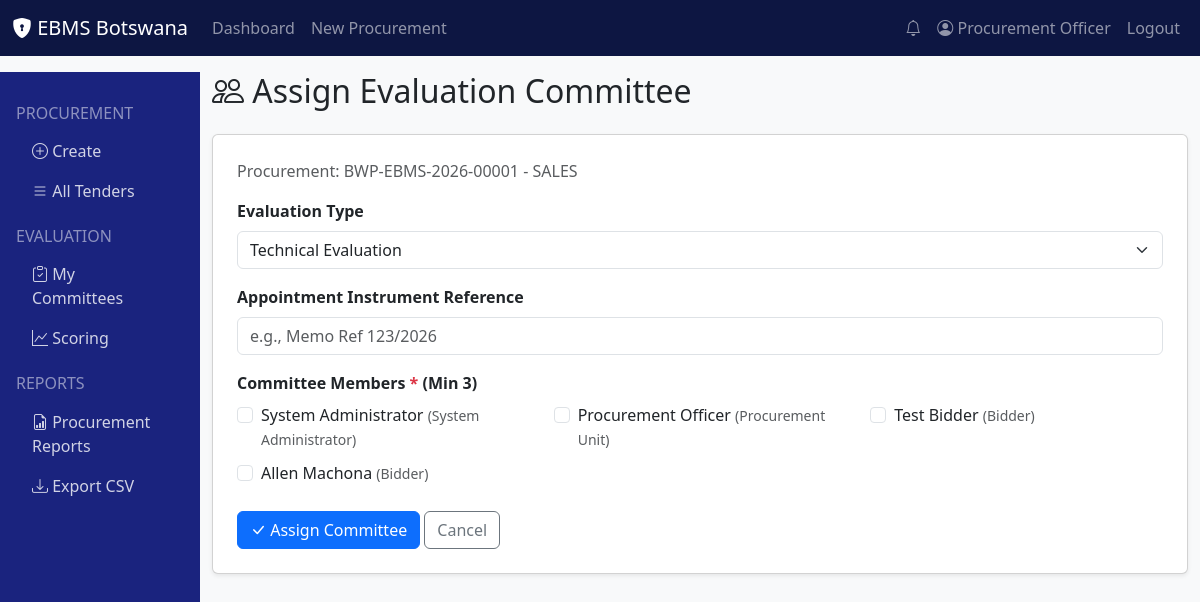
Screenshot of /committee/1/assign (signed in) with the database file from the repository.
### models/user.py (models this page shows, shortened)
class User(UserMixin, db.Model):
    __tablename__ = 'users'
    id = db.Column(db.Integer, primary_key=True)
    username = db.Column(db.String(80), unique=True, nullable=False, index=True)
    email = db.Column(db.String(120), unique=True, nullable=False, index=True)
    password_hash = db.Column(db.String(256), nullable=False)
    first_name = db.Column(db.String(100), nullable=False)
    last_name = db.Column(db.String(100), nullable=False)
    phone = db.Column(db.String(20))
    department = db.Column(db.String(100))
    is_active = db.Column(db.Boolean, default=True)
    is_verified = db.Column(db.Boolean, default=False)
    mfa_enabled = db.Column(db.Boolean, default=False)
    mfa_secret = db.Column(db.String(100))
    last_login = db.Column(db.DateTime)
    last_ip = db.Column(db.String(45))
    failed_logins = db.Column(db.Integer, default=0)
    locked_until = db.Column(db.DateTime)
    created_at = db.Column(db.DateTime, default=lambda: datetime.now(pytz.timezone('Africa/Gaborone')))
    updated_at = db.Column(db.DateTime, default=lambda: datetime.now(pytz.timezone('Africa/Gaborone')),
                          onupdate=lambda: datetime.now(pytz.timezone('Africa/Gaborone')))
    role_id = db.Column(db.Integer, db.ForeignKey('roles.id'))
    role = db.relationship('Role', back_populates='users')
    procurements = db.relationship('Procurement', foreign_keys='Procurement.created_by',
                                   back_populates='created_by_user', lazy='dynamic')
    committee_memberships = db.relationship('CommitteeMember', back_populates='user', lazy='dynamic')
    audit_logs = db.relationship('AuditLog', back_populates='user', lazy='dynamic')
    notifications = db.relationship('Notification', back_populates='user', lazy='dynamic')
    def get_full_name(self):
        return f"{self.first_name} {self.last_name}"
    def has_role(self, role_name):
        return self.role and self.role.name == role_name

### models/procurement.py (models this page shows, shortened)
class Procurement(db.Model):
    __tablename__ = 'procurements'
    id = db.Column(db.Integer, primary_key=True)
    tender_number = db.Column(db.String(100), unique=True, nullable=False, index=True)
    title = db.Column(db.String(500), nullable=False)
    description = db.Column(db.Text)
    category = db.Column(db.String(50), nullable=False)
    procurement_method = db.Column(db.String(100), nullable=False)
    submission_method = db.Column(db.String(50), default='single_envelope')
    evaluation_method = db.Column(db.String(100))
    estimated_value = db.Column(db.Numeric(15, 2))
    currency = db.Column(db.String(3), default='BWP')
    funding_source = db.Column(db.String(200))
    budget_confirmed = db.Column(db.Boolean, default=False)
    ppra_code = db.Column(db.String(50))
    ppra_sub_code = db.Column(db.String(50))
    ppra_grade = db.Column(db.String(20))
    status = db.Column(db.String(50), default='draft', index=True)
    publication_date = db.Column(db.DateTime)
    closing_date = db.Column(db.DateTime, index=True)
    opening_date = db.Column(db.DateTime)
    cooling_off_end = db.Column(db.DateTime)
    validity_days = db.Column(db.Integer, default=90)
    has_lots = db.Column(db.Boolean, default=False)
    lot_count = db.Column(db.Integer, default=1)
    reservation_scheme = db.Column(db.String(100))
    preference_percentage = db.Column(db.Numeric(5, 2))
    citizen_participation_required = db.Column(db.Boolean, default=False)
    approved_by = db.Column(db.Integer, db.ForeignKey('users.id'))
    approved_at = db.Column(db.DateTime)
    approval_notes = db.Column(db.Text)
    created_by = db.Column(db.Integer, db.ForeignKey('users.id'), nullable=False)
    created_at = db.Column(db.DateTime, default=lambda: datetime.now(pytz.timezone('Africa/Gaborone')))
    updated_at = db.Column(db.DateTime, default=lambda: datetime.now(pytz.timezone('Africa/Gaborone')),
                          onupdate=lambda: datetime.now(pytz.timezone('Africa/Gaborone')))
    created_by_user = db.relationship('User', foreign_keys=[created_by], back_populates='procurements')
    approver = db.relationship('User', foreign_keys=[approved_by])
    documents = db.relationship('ProcurementDocument', back_populates='procurement', lazy='dynamic', cascade='all, delete-orphan')
    workspace = db.relationship('Workspace', back_populates='procurement', uselist=False, cascade='all, delete-orphan')
    bidders = db.relationship('Bidder', back_populates='procurement', lazy='dynamic')
    bid_submissions = db.relationship('BidSubmission', back_populates='procurement', lazy='dynamic')
    bid_openings = db.relationship('BidOpening', back_populates='procurement', lazy='dynamic')
    committees = db.relationship('EvaluationCommittee', back_populates='procurement', lazy='dynamic')
    technical_evaluations = db.relationship('TechnicalEvaluation', back_populates='procurement', lazy='dynamic')
    financial_evaluations = db.relationship('FinancialEvaluation', back_populates='procurement', lazy='dynamic')
    clarifications = db.relationship('Clarification', back_populates='procurement', lazy='dynamic')
    awards = db.relationship('Award', back_populates='procurement', lazy='dynamic')
    complaints = db.relationship('Complaint', back_populates='procurement', lazy='dynamic')
    audit_logs = db.relationship('AuditLog', back_populates='procurement', lazy='dynamic')
    notifications = db.relationship('Notification', back_populates='procurement', lazy='dynamic')

### models/role.py (models this page shows, shortened)
class Role(db.Model):
    __tablename__ = 'roles'
    id = db.Column(db.Integer, primary_key=True)
    name = db.Column(db.String(100), unique=True, nullable=False)
    description = db.Column(db.Text)
    is_system = db.Column(db.Boolean, default=False)
    created_at = db.Column(db.DateTime)
    users = db.relationship('User', back_populates='role', lazy='dynamic')
    permissions = db.relationship('Permission', secondary='role_permissions', back_populates='roles')

### routes/committee.py (the view, shortened to what this page needs)
@bp.route('/<int:procurement_id>/assign', methods=['GET', 'POST'])
@login_required
@require_procurement_staff()
def assign(procurement_id):
    procurement = Procurement.query.get_or_404(procurement_id)
    users = User.query.all()
    return render_template('procurement/assign_committee.html', procurement=procurement, users=users)

### app.py (called while the page is built)
@login_manager.user_loader
def load_user(user_id):
    from models.user import User
    return User.query.get(int(user_id))

### templates/procurement/assign_committee.html (shortened to what this page needs)
{% extends "base.html" %}
{% block content %}
<h2 class="mb-4"><i class="bi bi-people"></i> Assign Evaluation Committee</h2>
<div class="card shadow-sm">
    <div class="card-body p-4">
        <p class="text-muted">Procurement: {{ procurement.tender_number }} - {{ procurement.title }}</p>
        <form method="POST">
            <div class="mb-3">
                <label class="form-label fw-bold">Evaluation Type</label>
                <select name="evaluation_type" class="form-select" required>
                    <option value="technical">Technical Evaluation</option>
                </select>
            </div>
            <div class="mb-3">
                <label class="form-label fw-bold">Appointment Instrument Reference</label>
                <input type="text" name="instrument" class="form-control" placeholder="e.g., Memo Ref 123/2026" required>
            </div>
            <div class="mb-3">
                <label class="form-label fw-bold">Committee Members <span class="text-danger">*</span> (Min 3)</label>
                <div class="row">
                    {% for u in users %}
                    <div class="col-md-4 mb-2">
                        <div class="form-check">
                            <input class="form-check-input" type="checkbox" name="member_ids" value="{{ u.id }}" id="user{{ u.id }}">
                            <label class="form-check-label" for="user{{ u.id }}">{{ u.get_full_name() }} <small class="text-muted">({{ u.role.name if u.role else 'No Role' }})</small></label>
                        </div>
                    </div>
                    {% endfor %}
                </div>
            </div>
            <button type="submit" class="btn btn-primary"><i class="bi bi-check-lg"></i> Assign Committee</button>
            <a href="{{ url_for('committee.view', procurement_id=procurement.id) }}" class="btn btn-outline-secondary">Cancel</a>
        </form>
    </div>
</div>
{% endblock %}

### templates/base.html (shortened to what this page needs)
<!DOCTYPE html>
<html lang="en">
<head>
    <link href="https://cdn.jsdelivr.net/npm/bootstrap@5.3.2/dist/css/bootstrap.min.css" rel="stylesheet">
    <link rel="stylesheet" href="https://cdn.jsdelivr.net/npm/bootstrap-icons@1.11.1/font/bootstrap-icons.css">
</head>
<body class="bg-light">
    <nav class="navbar navbar-expand-lg navbar-dark" style="background: #0d1642;">
        <div class="container-fluid">
            <a class="navbar-brand" href="{{ url_for('dashboard.index') }}">
                <i class="bi bi-shield-lock-fill"></i> EBMS Botswana
            </a>
            <div class="collapse navbar-collapse">
                <ul class="navbar-nav me-auto">
                    {% if current_user.is_authenticated %}
                    <li class="nav-item"><a class="nav-link" href="{{ url_for('dashboard.index') }}">Dashboard</a></li>
                    <li class="nav-item"><a class="nav-link" href="{{ url_for('procurement.create') }}">New Procurement</a></li>
                    {% endif %}
                </ul>
                <ul class="navbar-nav">
                    {% if current_user.is_authenticated %}
                    <li class="nav-item"><a class="nav-link" href="{{ url_for('notifications.index') }}"><i class="bi bi-bell"></i></a></li>
                    <li class="nav-item"><a class="nav-link" href="{{ url_for('auth.profile') }}"><i class="bi bi-person-circle"></i> {{ current_user.get_full_name() }}</a></li>
                    <li class="nav-item"><a class="nav-link" href="{{ url_for('auth.logout') }}">Logout</a></li>
                    {% else %}
                    <li class="nav-item"><a class="nav-link" href="{{ url_for('auth.login') }}">Login</a></li>
                    <li class="nav-item"><a class="nav-link" href="{{ url_for('auth.register') }}">Register</a></li>
                    {% endif %}
                </ul>
            </div>
        </div>
    </nav>
    <div class="container-fluid mt-3">
        <div class="row">
            {% if current_user.is_authenticated %}
            <div class="col-md-2 d-none d-md-block sidebar p-3">
                {% if not current_user.has_role('Bidder') %}
                <h6 class="text-white-50 text-uppercase mt-3">Procurement</h6>
                <nav class="nav flex-column">
                    <a class="nav-link" href="{{ url_for('procurement.create') }}"><i class="bi bi-plus-circle"></i> Create</a>
                    <a class="nav-link" href="{{ url_for('procurement.list_tenders') }}"><i class="bi bi-list"></i> All Tenders</a>
                </nav>
                <h6 class="text-white-50 text-uppercase mt-3">Evaluation</h6>
                <nav class="nav flex-column">
                    <a class="nav-link" href="#"><i class="bi bi-clipboard-check"></i> My Committees</a>
                    <a class="nav-link" href="#"><i class="bi bi-graph-up"></i> Scoring</a>
                </nav>
                {% endif %}
                {% if current_user.role and current_user.role.name in ['Procurement Unit', 'Procurement Oversight Unit', 'Accounting Officer', 'System Administrator'] %}
                <h6 class="text-white-50 text-uppercase mt-3">Reports</h6>
                <nav class="nav flex-column">
                    <a class="nav-link" href="{{ url_for('procurement.list_tenders') }}"><i class="bi bi-file-earmark-bar-graph"></i> Procurement Reports</a>
                    <a class="nav-link" href="{{ url_for('reports.export_csv') }}"><i class="bi bi-download"></i> Export CSV</a>
                </nav>
                {% endif %}
            </div>
            <div class="col-md-10">
            {% else %}
            <div class="col-12">
            {% endif %}
                {% block content %}{% endblock %}
            </div>
        </div>
    </div>
</body>
</html>

### templates/base.html (style rules this page uses)
.sidebar { min-height: 100vh; background: #1a237e; }
.sidebar .nav-link { color: rgba(255,255,255,0.8); }

### rows the page displays
User: get_full_name "Procurement Officer", role "Procurement Unit"
Procurement: tender_number "BWP-EBMS-2026-00001", title "SALES"
User: get_full_name "System Administrator", role "System Administrator"
User: get_full_name "Test Bidder", role "Bidder"
User: get_full_name "Allen Machona", role "Bidder"
